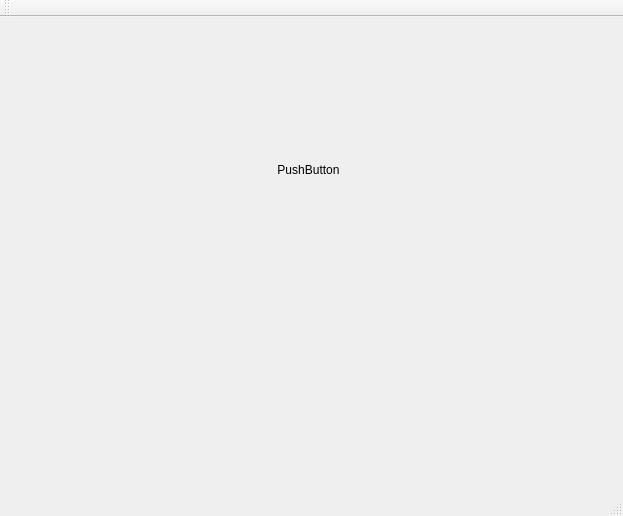
<?xml version="1.0" encoding="UTF-8"?>
<ui version="4.0">
 <class>MainWindow</class>
 <widget class="QMainWindow" name="MainWindow">
  <property name="geometry">
   <rect>
    <x>0</x>
    <y>0</y>
    <width>623</width>
    <height>516</height>
   </rect>
  </property>
  <property name="windowTitle">
   <string>MainWindow</string>
  </property>
  <widget class="QWidget" name="centralWidget">
   <widget class="QPushButton" name="pushButton">
    <property name="geometry">
     <rect>
      <x>-7</x>
      <y>122</y>
      <width>631</width>
      <height>61</height>
     </rect>
    </property>
    <property name="text">
     <string>PushButton</string>
    </property>
    <property name="flat">
     <bool>true</bool>
    </property>
   </widget>
  </widget>
  <widget class="QMenuBar" name="menuBar">
   <property name="geometry">
    <rect>
     <x>0</x>
     <y>0</y>
     <width>623</width>
     <height>29</height>
    </rect>
   </property>
  </widget>
  <widget class="QToolBar" name="mainToolBar">
   <attribute name="toolBarArea">
    <enum>TopToolBarArea</enum>
   </attribute>
   <attribute name="toolBarBreak">
    <bool>false</bool>
   </attribute>
  </widget>
  <widget class="QStatusBar" name="statusBar"/>
 </widget>
 <layoutdefault spacing="6" margin="11"/>
 <resources/>
 <connections/>
</ui>
